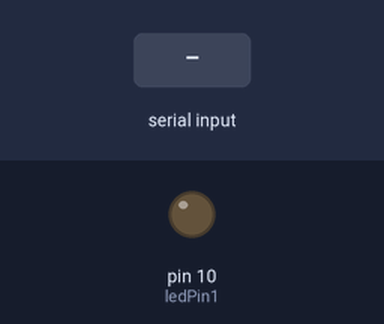
Recording of a sketch running on a simulated Arduino Uno, built with avr-gcc and run on an emulated ATmega328P. Parts: output pins drawn as LEDs (lit = HIGH). The test bench sets the inputs (shaded band).

Above: at 1.2 s.
1.3 s: "U" received over Serial
At 2.6 s:
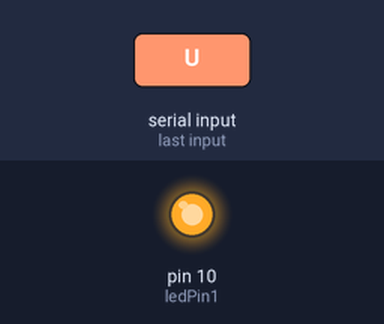
Timing chart, 0 to 4.3 s (numbered marks = the images above; inputs shaded):
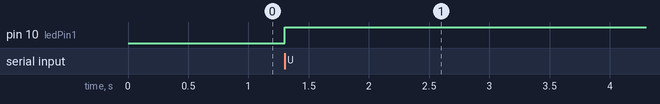

Measured:
- after the input at 1.3 s, pin 10 (ledPin1): LOW → HIGH at once

The sketch:

ArduinoSerial.ino
```cpp
const int ledPin1 = 10; // the pin that the LED is attached to
int state = LOW;
int incomingByte;      // a variable to read incoming serial data into

void setup() {
  // initialize serial communication:
  Serial.begin(9600);
  // initialize the LED pin as an output:
  pinMode(ledPin1, OUTPUT);
}

void loop() {
  // see if there's incoming serial data:
  if (Serial.available() > 0) {
    // read the oldest byte in the serial buffer:
    incomingByte = Serial.read();
    // if it's a capital H (ASCII 72), turn on the LED:
    if (incomingByte == 'U') {
      state = !state;
      digitalWrite(ledPin1, state);
    }
  }
}
```
